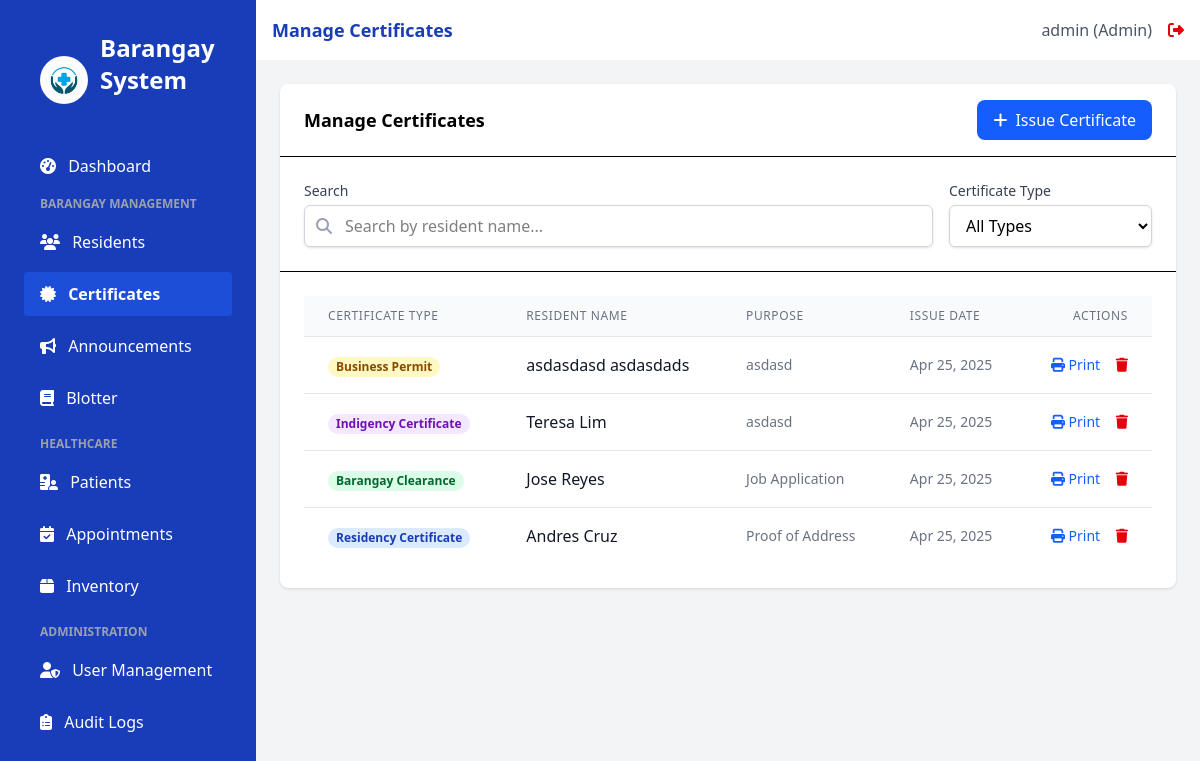
Page /certificates (signed in) on the earlier database version.
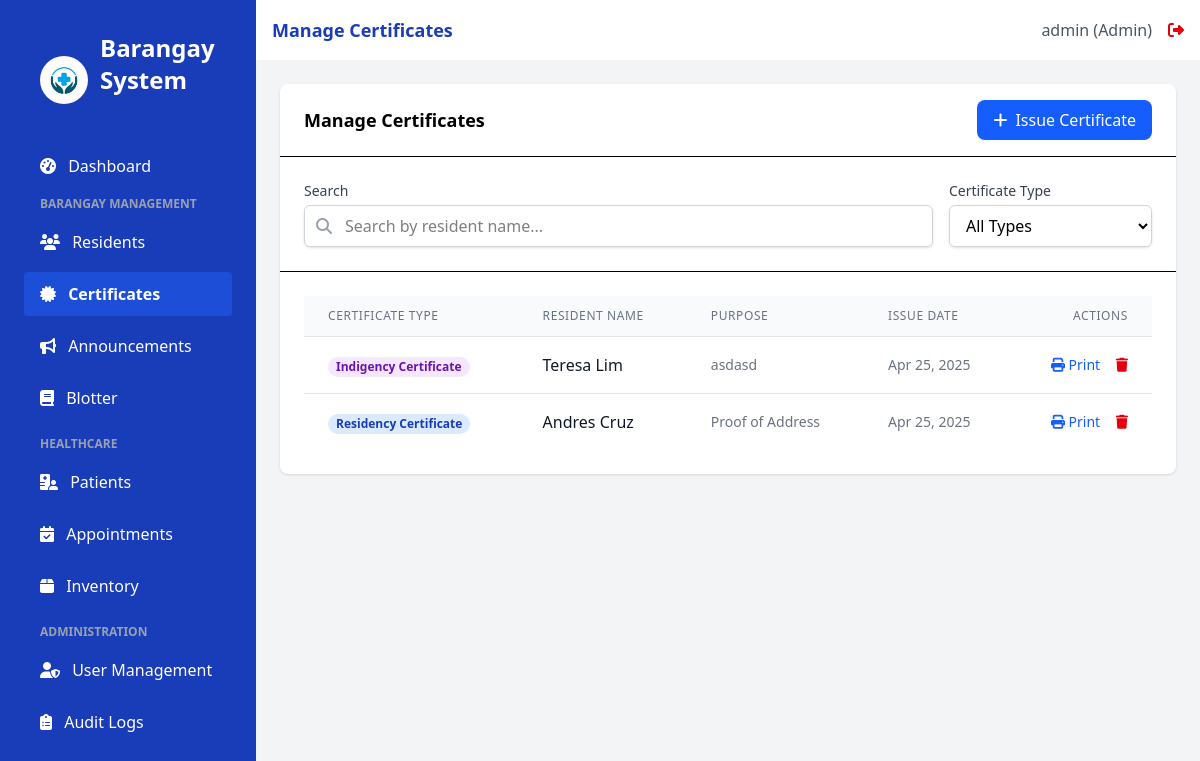
Same page on the later database version.
### app.py (models this page shows)
class Certificate(db.Model):
    id = db.Column(db.Integer, primary_key=True)
    resident_id = db.Column(db.Integer, db.ForeignKey('resident.id'), nullable=False)
    type = db.Column(db.String(50), nullable=False)
    purpose = db.Column(db.String(200))
    issue_date = db.Column(db.DateTime, default=datetime.utcnow)
    issued_by_id = db.Column(db.Integer, db.ForeignKey('user.id'), nullable=True) # Allow null if needed, or set nullable=False if required
    resident = db.relationship('Resident', backref='certificates')

class Resident(db.Model):
    id = db.Column(db.Integer, primary_key=True)
    first_name = db.Column(db.String(100), nullable=False)
    last_name = db.Column(db.String(100), nullable=False)
    address = db.Column(db.String(200), nullable=False)
    contact_number = db.Column(db.String(20))
    birth_date = db.Column(db.Date)
    created_at = db.Column(db.DateTime, default=datetime.utcnow)
    is_patient = db.Column(db.Boolean, default=False)

### app.py (the view)
@app.route('/certificates')
@login_required
@role_required(['admin', 'staff']) # Or adjust roles as needed
def certificates():
    try:
        issued_certificates = Certificate.query.order_by(Certificate.issue_date.desc()).all()
        all_residents = Resident.query.order_by(Resident.last_name, Resident.first_name).all()
    except OperationalError as e:
        flash(f"Database error: {e}. Could not load certificate or resident data.", 'danger')
        issued_certificates = []
        all_residents = []
    except Exception as e:
        flash(f"An unexpected error occurred: {e}", 'danger')
        issued_certificates = []
        all_residents = []
    return render_template('certificates.html',
                           title="Manage Certificates",
                           certificates=issued_certificates,
                           residents=all_residents) # Pass residents to the template

### app.py (called while the page is built)
@login_manager.user_loader
def load_user(user_id):
    return User.query.get(int(user_id))

def role_required(roles):
    def decorator(f):
        @wraps(f)
        def decorated_function(*args, **kwargs):
            if not current_user.is_authenticated or current_user.role not in roles:
                flash('You do not have permission to access this page.', 'danger')
                return redirect(url_for('login'))
            return f(*args, **kwargs)
        return decorated_function
    return decorator

### templates/certificates.html (shortened to what the changed rows need)
{% extends 'base.html' %}
{% block content %}
<div x-data="certificateSystem()" class="bg-white rounded-lg shadow">
    <div class="border-b px-6 py-4 flex items-center justify-between">
        <h2 class="font-semibold text-lg">Manage Certificates</h2>
    </div>
    <div class="p-6 overflow-x-auto">
        <table class="min-w-full divide-y divide-gray-200">
            <thead class="bg-gray-50">
                <tr>
                    <th scope="col" class="px-6 py-3 text-left text-xs font-medium text-gray-500 uppercase tracking-wider">Certificate Type</th>
                    <th scope="col" class="px-6 py-3 text-left text-xs font-medium text-gray-500 uppercase tracking-wider">Resident Name</th>
                    <th scope="col" class="px-6 py-3 text-left text-xs font-medium text-gray-500 uppercase tracking-wider">Purpose</th>
                    <th scope="col" class="px-6 py-3 text-left text-xs font-medium text-gray-500 uppercase tracking-wider">Issue Date</th>
                    <th scope="col" class="px-6 py-3 text-right text-xs font-medium text-gray-500 uppercase tracking-wider">Actions</th>
                </tr>
            </thead>
            <tbody class="bg-white divide-y divide-gray-200">
                {% if certificates %}
                    {% for cert in certificates %}
                    <tr x-show="matchesSearch('{{ cert.resident.first_name if cert.resident else '' }} {{ cert.resident.last_name if cert.resident else '' }}') && matchesFilter('{{ cert.type }}')">
                        <td class="px-6 py-4 whitespace-nowrap">
                            <span class="px-2 inline-flex text-xs leading-5 font-semibold rounded-full
                                {% if cert.type == 'Barangay Clearance' %}bg-green-100 text-green-800
                                {% elif cert.type == 'Residency Certificate' %}bg-blue-100 text-blue-800
                                {% elif cert.type == 'Indigency Certificate' %}bg-purple-100 text-purple-800
                                {% elif cert.type == 'Business Permit' %}bg-yellow-100 text-yellow-800
                                {% else %}bg-gray-100 text-gray-800{% endif %}">
                                {{ cert.type }}
                            </span>
                        </td>
                        <td class="px-6 py-4 whitespace-nowrap">
                            {% if cert.resident %}
                                <div class="font-medium text-gray-900">{{ cert.resident.first_name }} {{ cert.resident.last_name }}</div>
                            {% else %}
                                <div class="font-medium text-red-600">Resident Not Found (ID: {{ cert.resident_id }})</div>
                            {% endif %}
                        </td>
                        <td class="px-6 py-4 text-sm text-gray-500">
                            {{ cert.purpose|truncate(30) }}
                        </td>
                        <td class="px-6 py-4 whitespace-nowrap text-sm text-gray-500">
                            {{ cert.issue_date.strftime('%b %d, %Y') }}
                        </td>
                        <td class="px-6 py-4 whitespace-nowrap text-right text-sm font-medium">
                             <a href="{{ url_for('print_certificate', id=cert.id) }}" target="_blank" class="text-blue-600 hover:text-blue-900 mr-3" title="Print Certificate">
                                <i class="fas fa-print"></i> Print
                            </a>
                            <form action="{{ url_for('delete_certificate', id=cert.id) }}" method="POST" class="inline" onsubmit="return confirm('Are you sure you want to delete this certificate? This action cannot be undone.');">
                                <button type="submit" class="text-red-600 hover:text-red-900" title="Delete Certificate">
                                    <i class="fas fa-trash"></i>
                                </button>
                            </form>
                        </td>
                    </tr>
                    {% endfor %}
                {% else %}
                    <tr>
                        <td colspan="5" class="px-6 py-4 text-center text-sm text-gray-500">
                            No certificates found. <button @click="openModal()" class="text-blue-600 hover:underline">Issue the first one</button>.
                        </td>
                    </tr>
                {% endif %}
            </tbody>
        </table>
    </div>
</div>
{% endblock %}

Differences in the rows shown:
removed Certificate: type "Business Permit", resident.first_name "asdasdasd", resident.last_name "asdasdads", purpose "asdasd", issue_date "Apr 25, 2025"
removed Certificate: type "Barangay Clearance", resident.first_name "Jose", resident.last_name "Reyes", purpose "Job Application", issue_date "Apr 25, 2025"
